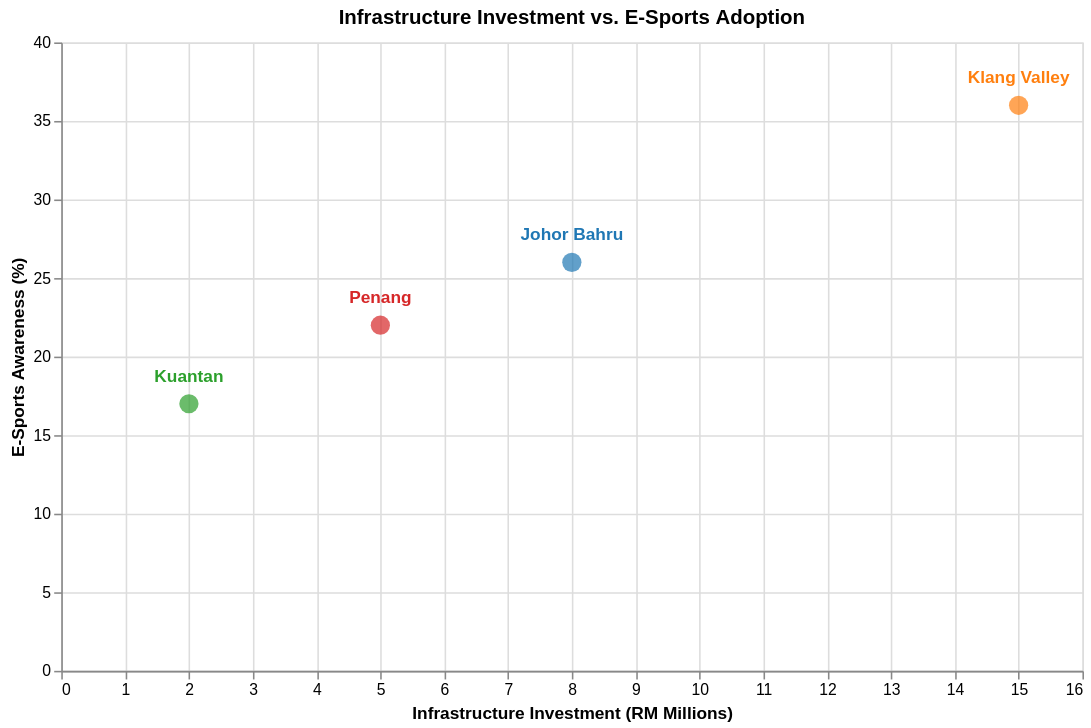

This figure's Vega-Lite source:
### Vega-Lite specification from a JSON file in a GitHub repository (floating-point values rounded to 4 significant figures)
{"$schema": "https://vega.github.io/schema/vega-lite/v5.json", "title": "Infrastructure Investment vs. E-Sports Adoption", "width": 650, "height": 400, "data": {"values": [{"region": "Klang Valley", "investment_rm": 15, "awareness": 36}, {"region": "Johor Bahru", "investment_rm": 8, "awareness": 26}, {"region": "Penang", "investment_rm": 5, "awareness": 22}, {"region": "Kuantan", "investment_rm": 2, "awareness": 17}]}, "layer": [{"mark": {"type": "point", "filled": true, "size": 150}}, {"mark": {"type": "text", "align": "center", "baseline": "bottom", "dy": -12, "fontSize": 11, "fontWeight": "bold"}, "encoding": {"text": {"field": "region", "type": "nominal"}}}], "encoding": {"x": {"field": "investment_rm", "type": "quantitative", "title": "Infrastructure Investment (RM Millions)"}, "y": {"field": "awareness", "type": "quantitative", "title": "E-Sports Awareness (%)"}, "color": {"field": "region", "type": "nominal", "scale": {"scheme": "category10"}, "legend": false}, "tooltip": [{"field": "region", "type": "nominal", "title": "Region"}, {"field": "investment_rm", "type": "quantitative", "title": "Investment (RM Millions)"}, {"field": "awareness", "type": "quantitative", "title": "Awareness %"}]}}
